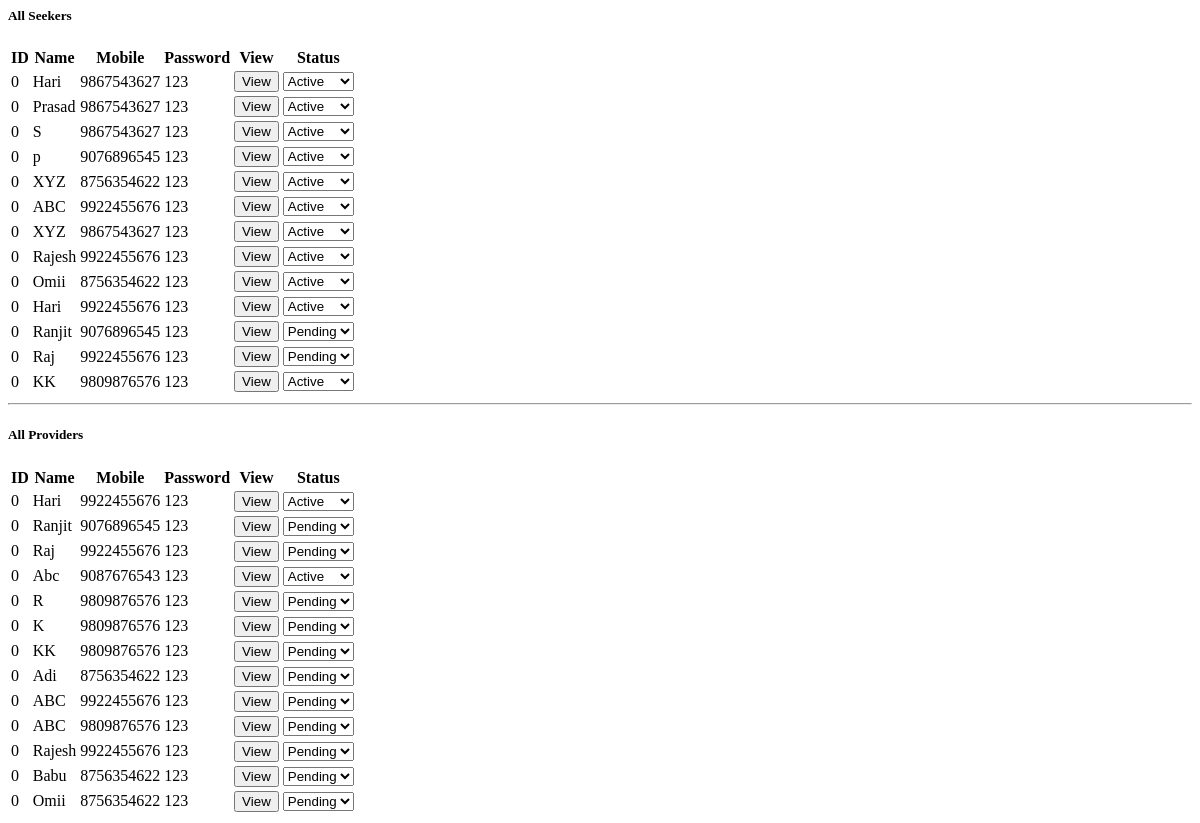
The app's page /demo.php with its own data.
### tables this page shows
CREATE TABLE `sickers` (
  `id` int(11) NOT NULL,
  `sicker_id` varchar(10) NOT NULL,
  `sicker_name` varchar(100) NOT NULL,
  `dob` date DEFAULT NULL,
  `sicker_age` int(3) NOT NULL,
  `sicker_gender` enum('Male','Female') NOT NULL,
  `sicker_mobile` varchar(10) NOT NULL,
  `city` varchar(100) NOT NULL,
  `area` varchar(100) NOT NULL,
  `request_date` date DEFAULT curdate(),
  `password` varchar(255) NOT NULL,
  `image` varchar(255) DEFAULT NULL,
  `aadhar_doc` varchar(255) DEFAULT NULL,
  `status` enum('pending','active','inactive') NOT NULL DEFAULT 'pending',
  `email` varchar(255) DEFAULT NULL
);

CREATE TABLE `providers` (
  `provider_id` varchar(10) NOT NULL,
  `provider_name` varchar(100) DEFAULT NULL,
  `provider_dob` date DEFAULT NULL,
  `provider_gender` varchar(10) DEFAULT NULL,
  `provider_mobile` varchar(15) DEFAULT NULL,
  `city` varchar(50) DEFAULT NULL,
  `area` varchar(50) DEFAULT NULL,
  `date` date DEFAULT curdate(),
  `password` varchar(255) DEFAULT NULL,
  `image` varchar(255) DEFAULT NULL,
  `aadhar_doc` varchar(255) DEFAULT NULL,
  `status` enum('pending','active','inactive','converted') NOT NULL DEFAULT 'pending',
  `converted` tinyint(1) DEFAULT 0,
  `email` varchar(255) DEFAULT NULL
);

### demo.php (the view, shortened to what this page needs)
<?php
include 'db.php';
?>
<h5>All Seekers</h5>
<div class="table-responsive" style="overflow: visible !important;">
  <table class="table table-bordered table-striped">
    <thead class="table-dark">
      <tr>
        <th>ID</th>
        <th>Name</th>
        <th>Mobile</th>
        <th>Password</th>
        <th>View</th>
        <th>Status</th>
      </tr>
    </thead>
    <tbody>
      <?php
      $sicker_query = $conn->query("SELECT sicker_id, sicker_name, sicker_mobile, password, status FROM sickers ORDER BY sicker_id ASC");
      if ($sicker_query && $sicker_query->num_rows > 0) {
          while ($s = $sicker_query->fetch_assoc()) {
              $id = (int)$s['sicker_id'];
              $name = htmlspecialchars($s['sicker_name']);
              $mobile = htmlspecialchars($s['sicker_mobile']);
              $password = htmlspecialchars($s['password']);
              $status = htmlspecialchars($s['status']);
              echo "<tr>
                      <td>{$id}</td>
                      <td>{$name}</td>
                      <td>{$mobile}</td>
                      <td>{$password}</td>
                      <td><button type='button' class='btn btn-sm btn-info view-btn' data-url='view_sicker.php?id={$id}'>View</button></td>
                      <td>
                        <select class='form-select form-select-sm status-dropdown' data-id='{$id}' data-type='sicker'>
                          <option value='pending' ".($status=='pending'?'selected':'').">Pending</option>
                          <option value='active' ".($status=='active'?'selected':'').">Active</option>
                          <option value='inactive' ".($status=='inactive'?'selected':'').">Inactive</option>
                        </select>
                      </td>
                    </tr>";
          }
      } else {
          echo '<tr><td colspan="6" class="text-center">No sickers found</td></tr>';
      }
      ?>
    </tbody>
  </table>
</div>
<hr>
<h5>All Providers</h5>
<div class="table-responsive">
  <table class="table table-bordered table-striped">
    <thead class="table-dark">
      <tr>
        <th>ID</th>
        <th>Name</th>
        <th>Mobile</th>
        <th>Password</th>
        <th>View</th>
        <th>Status</th>
      </tr>
    </thead>
    <tbody>
      <?php
      $provider_query = $conn->query("SELECT provider_id, provider_name, provider_mobile, password, status FROM providers ORDER BY provider_id ASC");
      if ($provider_query && $provider_query->num_rows > 0) {
          while ($p = $provider_query->fetch_assoc()) {
              $id = (int)$p['provider_id'];
              $name = htmlspecialchars($p['provider_name']);
              $mobile = htmlspecialchars($p['provider_mobile']);
              $password = htmlspecialchars($p['password']);
              $status = htmlspecialchars($p['status']);
              echo "<tr>
                      <td>{$id}</td>
                      <td>{$name}</td>
                      <td>{$mobile}</td>
                      <td>{$password}</td>
                      <td><button type='button' class='btn btn-sm btn-info view-btn' data-url='view_provider.php?id={$id}'>View</button></td>
                      <td>
                        <select class='form-select form-select-sm status-dropdown' data-id='{$id}' data-type='provider'>
                          <option value='pending' ".($status=='pending'?'selected':'').">Pending</option>
                          <option value='active' ".($status=='active'?'selected':'').">Active</option>
                          <option value='inactive' ".($status=='inactive'?'selected':'').">Inactive</option>
                        </select>
                      </td>
                    </tr>";
          }
      } else {
          echo '<tr><td colspan="6" class="text-center">No providers found</td></tr>';
      }
      ?>
    </tbody>
  </table>
</div>

### records on screen
sickers: sicker "0", sicker_name "Hari", sicker_mobile "9867543627", password "123", status+sicker "Active"
sickers: sicker "0", sicker_name "Prasad", sicker_mobile "9867543627", password "123", status+sicker "Active"
sickers: sicker "0", sicker_name "S", sicker_mobile "9867543627", password "123", status+sicker "Active"
sickers: sicker "0", sicker_name "p", sicker_mobile "9076896545", password "123", status+sicker "Active"
sickers: sicker "0", sicker_name "XYZ", sicker_mobile "8756354622", password "123", status+sicker "Active"
sickers: sicker "0", sicker_name "ABC", sicker_mobile "9922455676", password "123", status+sicker "Active"
sickers: sicker "0", sicker_name "XYZ", sicker_mobile "9867543627", password "123", status+sicker "Active"
sickers: sicker "0", sicker_name "Rajesh", sicker_mobile "9922455676", password "123", status+sicker "Active"
sickers: sicker "0", sicker_name "Omii", sicker_mobile "8756354622", password "123", status+sicker "Active"
sickers: sicker "0", sicker_name "Hari", sicker_mobile "9922455676", password "123", status+sicker "Active"
sickers: sicker "0", sicker_name "Ranjit", sicker_mobile "9076896545", password "123", sicker "Pending"
sickers: sicker "0", sicker_name "Raj", sicker_mobile "9922455676", password "123", sicker "Pending"
sickers: sicker "0", sicker_name "KK", sicker_mobile "9809876576", password "123", status+sicker "Active"
providers: provider_id "0", provider_name "Hari", provider_mobile "9922455676", password "123", status+provider_id "Active"
providers: provider_id "0", provider_name "Ranjit", provider_mobile "9076896545", password "123", provider_id "Pending"
providers: provider_id "0", provider_name "Raj", provider_mobile "9922455676", password "123", provider_id "Pending"
providers: provider_id "0", provider_name "Abc", provider_mobile "9087676543", password "123", status+provider_id "Active"
providers: provider_id "0", provider_name "R", provider_mobile "9809876576", password "123", status+provider_id "Pending"
providers: provider_id "0", provider_name "K", provider_mobile "9809876576", password "123", status+provider_id "Pending"
providers: provider_id "0", provider_name "KK", provider_mobile "9809876576", password "123", provider_id "Pending"
providers: provider_id "0", provider_name "Adi", provider_mobile "8756354622", password "123", status+provider_id "Pending"
providers: provider_id "0", provider_name "ABC", provider_mobile "9922455676", password "123", status+provider_id "Pending"
providers: provider_id "0", provider_name "ABC", provider_mobile "9809876576", password "123", status+provider_id "Pending"
providers: provider_id "0", provider_name "Rajesh", provider_mobile "9922455676", password "123", status+provider_id "Pending"
providers: provider_id "0", provider_name "Babu", provider_mobile "8756354622", password "123", status+provider_id "Pending"
providers: provider_id "0", provider_name "Omii", provider_mobile "8756354622", password "123", status+provider_id "Pending"
